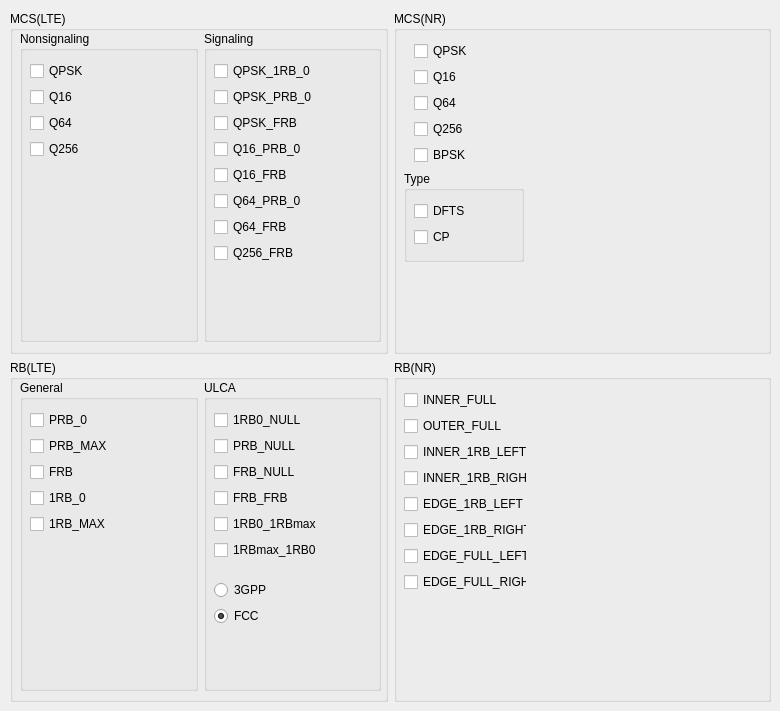
    <widget class="QWidget" name="mcs_rb">
     <property name="enabled">
      <bool>true</bool>
     </property>
     <attribute name="title">
      <string>MCS_RB</string>
     </attribute>
     <widget class="QWidget" name="layoutWidget">
      <property name="geometry">
       <rect>
        <x>10</x>
        <y>11</y>
        <width>761</width>
        <height>691</height>
       </rect>
      </property>
      <layout class="QGridLayout" name="gridLayout">
       <item row="0" column="1">
        <widget class="QGroupBox" name="mcs_nr_group">
         <property name="title">
          <string>MCS(NR)</string>
         </property>
         <widget class="QWidget" name="layoutWidget_22">
          <property name="geometry">
           <rect>
            <x>20</x>
            <y>30</y>
            <width>77</width>
            <height>126</height>
           </rect>
          </property>
          <layout class="QVBoxLayout" name="verticalLayout_mcs_nr">
           <item>
            <widget class="QCheckBox" name="qpsk_nr">
             <property name="text">
              <string>QPSK</string>
             </property>
            </widget>
           </item>
           <item>
            <widget class="QCheckBox" name="q16_nr">
             <property name="text">
              <string>Q16</string>
             </property>
            </widget>
           </item>
           <item>
            <widget class="QCheckBox" name="q64_nr">
             <property name="text">
              <string>Q64</string>
             </property>
            </widget>
           </item>
           <item>
            <widget class="QCheckBox" name="q256_nr">
             <property name="text">
              <string>Q256</string>
             </property>
            </widget>
           </item>
           <item>
            <widget class="QCheckBox" name="bpsk_nr">
             <property name="text">
              <string>BPSK</string>
             </property>
            </widget>
           </item>
          </layout>
         </widget>
         <widget class="QGroupBox" name="groupBox_type_nr">
          <property name="geometry">
           <rect>
            <x>10</x>
            <y>160</y>
            <width>120</width>
            <height>91</height>
           </rect>
          </property>
          <property name="title">
           <string>Type</string>
          </property>
          <widget class="QWidget" name="layoutWidget">
           <property name="geometry">
            <rect>
             <x>10</x>
             <y>30</y>
             <width>71</width>
             <height>48</height>
            </rect>
           </property>
           <layout class="QVBoxLayout" name="verticalLayout_type_nr">
            <item>
             <widget class="QCheckBox" name="dfts_nr">
              <property name="text">
               <string>DFTS</string>
              </property>
             </widget>
            </item>
            <item>
             <widget class="QCheckBox" name="cp_nr">
              <property name="text">
               <string>CP</string>
              </property>
             </widget>
            </item>
           </layout>
          </widget>
         </widget>
        </widget>
       </item>
       <item row="1" column="1">
        <widget class="QGroupBox" name="rb_nr_group">
         <property name="title">
          <string>RB(NR)</string>
         </property>
         <widget class="QWidget" name="layoutWidget_20">
          <property name="geometry">
           <rect>
            <x>10</x>
            <y>30</y>
            <width>123</width>
            <height>204</height>
           </rect>
          </property>
          <layout class="QVBoxLayout" name="verticalLayout_rb_nr">
           <item>
            <widget class="QCheckBox" name="inner_full_nr">
             <property name="text">
              <string>INNER_FULL</string>
             </property>
            </widget>
           </item>
           <item>
            <widget class="QCheckBox" name="outer_full_nr">
             <property name="text">
              <string>OUTER_FULL</string>
             </property>
            </widget>
           </item>
           <item>
            <widget class="QCheckBox" name="inner_1rb_left_nr">
             <property name="text">
              <string>INNER_1RB_LEFT</string>
             </property>
            </widget>
           </item>
           <item>
            <widget class="QCheckBox" name="inner_1rb_right_nr">
             <property name="text">
              <string>INNER_1RB_RIGHT</string>
             </property>
            </widget>
           </item>
           <item>
            <widget class="QCheckBox" name="edge_1rb_left_nr">
             <property name="text">
              <string>EDGE_1RB_LEFT</string>
             </property>
            </widget>
           </item>
           <item>
            <widget class="QCheckBox" name="edge_1rb_right_nr">
             <property name="text">
              <string>EDGE_1RB_RIGHT</string>
             </property>
            </widget>
           </item>
           <item>
            <widget class="QCheckBox" name="edge_full_left_nr">
             <property name="text">
              <string>EDGE_FULL_LEFT</string>
             </property>
            </widget>
           </item>
           <item>
            <widget class="QCheckBox" name="edge_full_right_nr">
             <property name="text">
              <string>EDGE_FULL_RIGHT</string>
             </property>
            </widget>
           </item>
          </layout>
         </widget>
        </widget>
       </item>
       <item row="0" column="0">
        <widget class="QGroupBox" name="mcs_lte_group">
         <property name="title">
          <string>MCS(LTE)</string>
         </property>
         <widget class="QWidget" name="">
          <property name="geometry">
           <rect>
            <x>10</x>
            <y>20</y>
            <width>361</width>
            <height>311</height>
           </rect>
          </property>
          <layout class="QHBoxLayout" name="horizontalLayout_2">
           <item>
            <widget class="QGroupBox" name="groupBox_4">
             <property name="title">
              <string>Nonsignaling</string>
             </property>
             <widget class="QWidget" name="layoutWidget_21">
              <property name="geometry">
               <rect>
                <x>10</x>
                <y>30</y>
                <width>161</width>
                <height>101</height>
               </rect>
              </property>
              <layout class="QVBoxLayout" name="verticalLayout_mcs_lte">
               <item>
                <widget class="QCheckBox" name="qpsk_lte">
                 <property name="text">
                  <string>QPSK</string>
                 </property>
                </widget>
               </item>
               <item>
                <widget class="QCheckBox" name="q16_lte">
                 <property name="text">
                  <string>Q16</string>
                 </property>
                </widget>
               </item>
               <item>
                <widget class="QCheckBox" name="q64_lte">
                 <property name="text">
                  <string>Q64</string>
                 </property>
                </widget>
               </item>
               <item>
                <widget class="QCheckBox" name="q256_lte">
                 <property name="text">
                  <string>Q256</string>
                 </property>
                </widget>
               </item>
              </layout>
             </widget>
            </widget>
           </item>
           <item>
            <widget class="QGroupBox" name="groupBox_5">
             <property name="title">
              <string>Signaling</string>
             </property>
             <widget class="QWidget" name="layoutWidget_27">
              <property name="geometry">
               <rect>
                <x>10</x>
                <y>30</y>
                <width>161</width>
                <height>204</height>
               </rect>
              </property>
              <layout class="QVBoxLayout" name="verticalLayout_mcs_lte_2">
               <item>
                <widget class="QCheckBox" name="qpsk_1rb0_lte_sig">
                 <property name="text">
                  <string>QPSK_1RB_0</string>
                 </property>
                </widget>
               </item>
               <item>
                <widget class="QCheckBox" name="qpsk_prb0_lte_sig">
                 <property name="text">
                  <string>QPSK_PRB_0</string>
                 </property>
                </widget>
               </item>
               <item>
                <widget class="QCheckBox" name="qpsk_frb_lte_sig">
                 <property name="text">
                  <string>QPSK_FRB</string>
                 </property>
                </widget>
               </item>
               <item>
                <widget class="QCheckBox" name="q16_prb0_lte_sig">
                 <property name="text">
                  <string>Q16_PRB_0</string>
                 </property>
                </widget>
               </item>
               <item>
                <widget class="QCheckBox" name="q16_frb_lte_sig">
                 <property name="text">
                  <string>Q16_FRB</string>
                 </property>
                </widget>
               </item>
               <item>
                <widget class="QCheckBox" name="q64_prb0_lte_sig">
                 <property name="text">
                  <string>Q64_PRB_0</string>
                 </property>
                </widget>
               </item>
               <item>
                <widget class="QCheckBox" name="q64_frb_lte_sig">
                 <property name="text">
                  <string>Q64_FRB</string>
                 </property>
                </widget>
               </item>
               <item>
                <widget class="QCheckBox" name="q256_frb_lte_sig">
                 <property name="text">
                  <string>Q256_FRB</string>
                 </property>
                </widget>
               </item>
              </layout>
             </widget>
            </widget>
           </item>
          </layout>
         </widget>
        </widget>
       </item>
       <item row="1" column="0">
        <widget class="QGroupBox" name="rb_lte_group">
         <property name="title">
          <string>RB(LTE)</string>
         </property>
         <widget class="QWidget" name="layoutWidget">
          <property name="geometry">
           <rect>
            <x>10</x>
            <y>20</y>
            <width>361</width>
            <height>311</height>
           </rect>
          </property>
          <layout class="QHBoxLayout" name="horizontalLayout">
           <item>
            <widget class="QGroupBox" name="groupBox_2">
             <property name="title">
              <string>General</string>
             </property>
             <widget class="QWidget" name="layoutWidget">
              <property name="geometry">
               <rect>
                <x>10</x>
                <y>30</y>
                <width>161</width>
                <height>126</height>
               </rect>
              </property>
              <layout class="QVBoxLayout" name="verticalLayout_rb_lte">
               <item>
                <widget class="QCheckBox" name="prb0_lte">
                 <property name="text">
                  <string>PRB_0</string>
                 </property>
                </widget>
               </item>
               <item>
                <widget class="QCheckBox" name="prbmax_lte">
                 <property name="text">
                  <string>PRB_MAX</string>
                 </property>
                </widget>
               </item>
               <item>
                <widget class="QCheckBox" name="frb_lte">
                 <property name="text">
                  <string>FRB</string>
                 </property>
                </widget>
               </item>
               <item>
                <widget class="QCheckBox" name="one_rb_0_lte">
                 <property name="text">
                  <string>1RB_0</string>
                 </property>
                </widget>
               </item>
               <item>
                <widget class="QCheckBox" name="one_rb_max_lte">
                 <property name="text">
                  <string>1RB_MAX</string>
                 </property>
                </widget>
               </item>
              </layout>
             </widget>
            </widget>
           </item>
           <item>
            <widget class="QGroupBox" name="groupBox_3">
             <property name="title">
              <string>ULCA</string>
             </property>
             <widget class="QWidget" name="layoutWidget_25">
              <property name="geometry">
               <rect>
                <x>10</x>
                <y>30</y>
                <width>161</width>
                <height>152</height>
               </rect>
              </property>
              <layout class="QVBoxLayout" name="verticalLayout_rb_ulca_lte">
               <item>
                <widget class="QCheckBox" name="one_rb0_null">
                 <property name="text">
                  <string>1RB0_NULL</string>
                 </property>
                </widget>
               </item>
               <item>
                <widget class="QCheckBox" name="prb0_null">
                 <property name="text">
                  <string>PRB_NULL</string>
                 </property>
                </widget>
               </item>
               <item>
                <widget class="QCheckBox" name="frb_null">
                 <property name="text">
                  <string>FRB_NULL</string>
                 </property>
                </widget>
               </item>
               <item>
                <widget class="QCheckBox" name="frb_frb">
                 <property name="text">
                  <string>FRB_FRB</string>
                 </property>
                </widget>
               </item>
               <item>
                <widget class="QCheckBox" name="one_rb0_one_rbmax">
                 <property name="text">
                  <string>1RB0_1RBmax</string>
                 </property>
                </widget>
               </item>
               <item>
                <widget class="QCheckBox" name="one_rbmax_one_rb0">
                 <property name="text">
                  <string>1RBmax_1RB0</string>
                 </property>
                </widget>
               </item>
              </layout>
             </widget>
             <widget class="QWidget" name="layoutWidget">
              <property name="geometry">
               <rect>
                <x>10</x>
                <y>200</y>
                <width>91</width>
                <height>48</height>
               </rect>
              </property>
              <layout class="QVBoxLayout" name="verticalLayout_criteria_ulca_lte">
               <item>
                <widget class="QRadioButton" name="criteria_ulca_lte_3gpp_radioButton">
                 <property name="enabled">
                  <bool>true</bool>
                 </property>
                 <property name="text">
                  <string>3GPP</string>
                 </property>
                </widget>
               </item>
               <item>
                <widget class="QRadioButton" name="criteria_ulca_lte_fcc_radioButton">
                 <property name="enabled">
                  <bool>true</bool>
                 </property>
                 <property name="text">
                  <string>FCC</string>
                 </property>
                 <property name="checked">
                  <bool>true</bool>
                 </property>
                </widget>
               </item>
              </layout>
             </widget>
            </widget>
           </item>
          </layout>
         </widget>
        </widget>
       </item>
      </layout>
     </widget>
    </widget>
